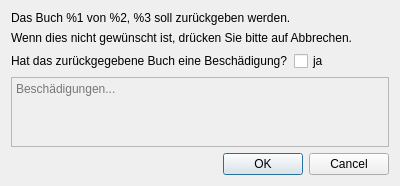
<?xml version="1.0" encoding="UTF-8"?>
<ui version="4.0">
 <class>DamageDialog</class>
 <widget class="QDialog" name="DamageDialog">
  <property name="geometry">
   <rect>
    <x>0</x>
    <y>0</y>
    <width>400</width>
    <height>181</height>
   </rect>
  </property>
  <property name="windowTitle">
   <string>Beschädigung?</string>
  </property>
  <layout class="QVBoxLayout" name="verticalLayout">
   <item>
    <widget class="QLabel" name="label_information">
     <property name="text">
      <string>Das Buch %1 von %2, %3 soll zurückgeben werden.</string>
     </property>
    </widget>
   </item>
   <item>
    <widget class="QLabel" name="label_2">
     <property name="text">
      <string>Wenn dies nicht gewünscht ist, drücken Sie bitte auf Abbrechen.</string>
     </property>
    </widget>
   </item>
   <item>
    <layout class="QHBoxLayout" name="horizontalLayout">
     <item>
      <widget class="QLabel" name="label">
       <property name="text">
        <string>Hat das zurückgegebene Buch eine Beschädigung?</string>
       </property>
      </widget>
     </item>
     <item>
      <widget class="QCheckBox" name="checkBox">
       <property name="text">
        <string>ja</string>
       </property>
      </widget>
     </item>
    </layout>
   </item>
   <item>
    <widget class="QTextEdit" name="textEdit">
     <property name="enabled">
      <bool>false</bool>
     </property>
     <property name="placeholderText">
      <string>Beschädigungen...</string>
     </property>
    </widget>
   </item>
   <item>
    <widget class="QDialogButtonBox" name="buttonBox">
     <property name="orientation">
      <enum>Qt::Horizontal</enum>
     </property>
     <property name="standardButtons">
      <set>QDialogButtonBox::Cancel|QDialogButtonBox::Ok</set>
     </property>
    </widget>
   </item>
  </layout>
 </widget>
 <resources/>
 <connections>
  <connection>
   <sender>buttonBox</sender>
   <signal>accepted()</signal>
   <receiver>DamageDialog</receiver>
   <slot>accept()</slot>
   <hints>
    <hint type="sourcelabel">
     <x>248</x>
     <y>254</y>
    </hint>
    <hint type="destinationlabel">
     <x>157</x>
     <y>274</y>
    </hint>
   </hints>
  </connection>
  <connection>
   <sender>buttonBox</sender>
   <signal>rejected()</signal>
   <receiver>DamageDialog</receiver>
   <slot>reject()</slot>
   <hints>
    <hint type="sourcelabel">
     <x>316</x>
     <y>260</y>
    </hint>
    <hint type="destinationlabel">
     <x>286</x>
     <y>274</y>
    </hint>
   </hints>
  </connection>
 </connections>
</ui>
